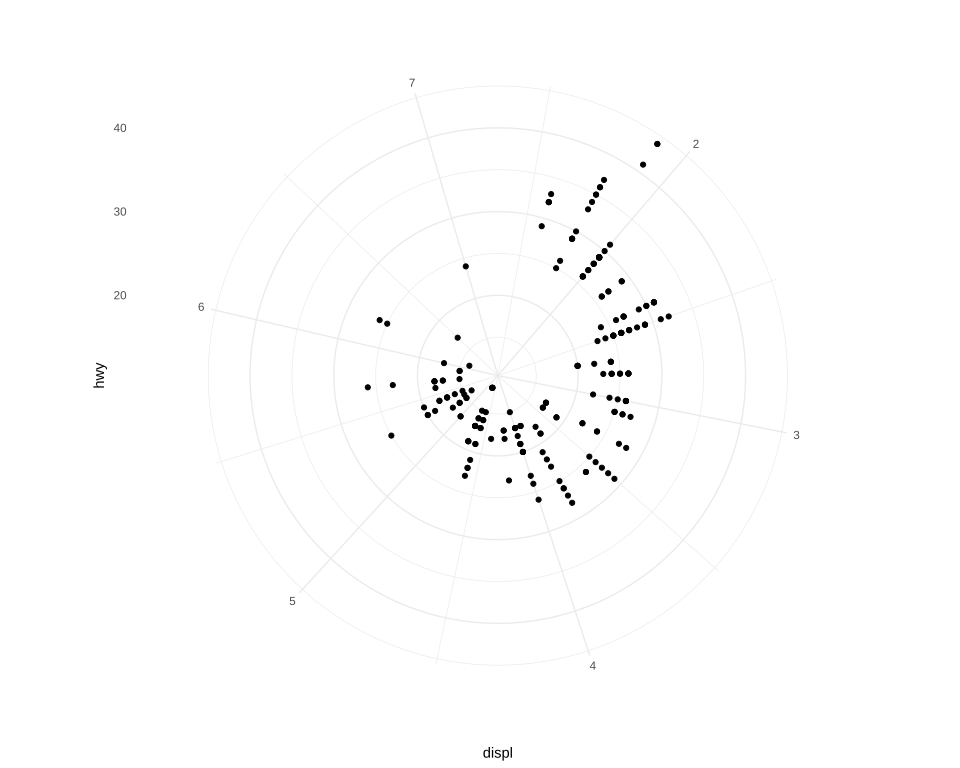

This chart was generated by the following R code:
# The plot test/golden/theme_radial_minimal.svg draws, drawn by ggplot2 itself, as ggplot2's own
# visual tests draw their snapshots: the independent check on that golden whenever it changes.
# The suite never runs this; it needs R, ggplot2 and vdiffr, saved as the Docker image
# giggly-r:ggplot2-4.0.3. From the repository's root:
#
#   docker run --rm -v "$PWD/test/golden":/golden:ro giggly-r:ggplot2-4.0.3 \
#     Rscript /golden/theme_radial_minimal.R > theme_radial_minimal.ggplot2.svg
#
# and compare the two drawings element by element, as test/golden/point.R describes.
#
# mpg's highway mileage against engine size in radial coordinates, in theme_minimal(): no
# background, border or ticks, only the grid lines round the circle and across it, and the labels
# where the ticks would hang them.
#
# First checked with ggplot2 4.0.3 and vdiffr 1.0.9: every element matches, in ggplot2's order, and
# every clip path but svglite's around the whole drawing, as test/golden/radial.svg's.

library(ggplot2)

plot <- ggplot(mpg, aes(displ, hwy)) +
  geom_point() +
  coord_radial() +
  theme_minimal()

file <- tempfile(fileext = ".svg")
vdiffr::write_svg(plot, file)
cat(readLines(file), sep = "\n")
